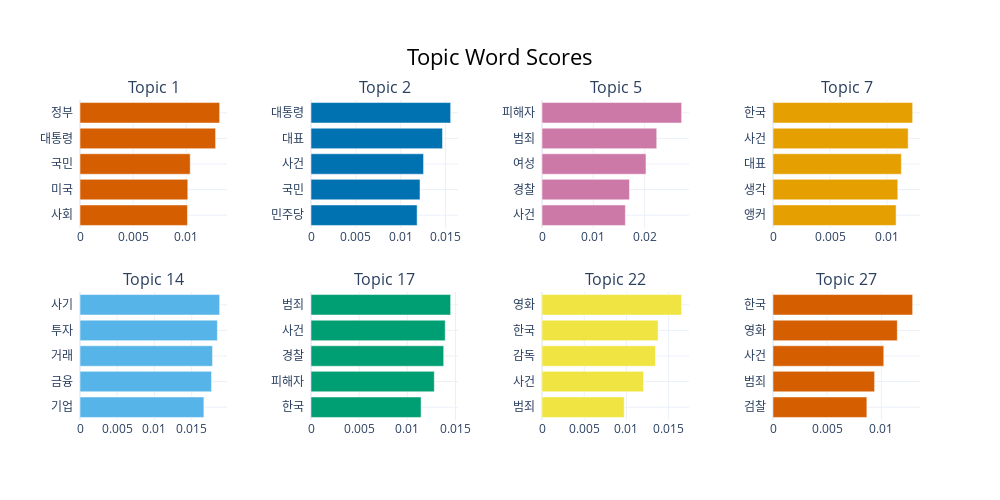

Notebook code cell kept with this figure:
### Code cell
topic_model.visualize_barchart()

### Figure 1 — Plotly figure (JSON) as saved in the notebook; plotly's stock layout.template omitted (floating-point values rounded to 4 significant figures)
{"data": [{"marker": {"color": "#D55E00"}, "orientation": "h", "type": "bar", "x": [0.0101, 0.01014, 0.01036, 0.01275, 0.01313], "xaxis": "x", "y": ["사회  ", "미국  ", "국민  ", "대통령  ", "정부  "], "yaxis": "y"}, {"marker": {"color": "#0072B2"}, "orientation": "h", "type": "bar", "x": [0.01183, 0.01215, 0.01254, 0.01466, 0.01556], "xaxis": "x2", "y": ["민주당  ", "국민  ", "사건  ", "대표  ", "대통령  "], "yaxis": "y2"}, {"marker": {"color": "#CC79A7"}, "orientation": "h", "type": "bar", "x": [0.01625, 0.01705, 0.02026, 0.02236, 0.02721], "xaxis": "x3", "y": ["사건  ", "경찰  ", "여성  ", "범죄  ", "피해자  "], "yaxis": "y3"}, {"marker": {"color": "#E69F00"}, "orientation": "h", "type": "bar", "x": [0.0108, 0.01095, 0.01126, 0.01186, 0.01225], "xaxis": "x4", "y": ["앵커  ", "생각  ", "대표  ", "사건  ", "한국  "], "yaxis": "y4"}, {"marker": {"color": "#56B4E9"}, "orientation": "h", "type": "bar", "x": [0.01663, 0.01766, 0.0178, 0.01845, 0.01875], "xaxis": "x5", "y": ["기업  ", "금융  ", "거래  ", "투자  ", "사기  "], "yaxis": "y5"}, {"marker": {"color": "#009E73"}, "orientation": "h", "type": "bar", "x": [0.01143, 0.0128, 0.01377, 0.01393, 0.0145], "xaxis": "x6", "y": ["한국  ", "피해자  ", "경찰  ", "사건  ", "범죄  "], "yaxis": "y6"}, {"marker": {"color": "#F0E442"}, "orientation": "h", "type": "bar", "x": [0.009738, 0.01203, 0.01344, 0.01375, 0.01654], "xaxis": "x7", "y": ["범죄  ", "사건  ", "감독  ", "한국  ", "영화  "], "yaxis": "y7"}, {"marker": {"color": "#D55E00"}, "orientation": "h", "type": "bar", "x": [0.008665, 0.009379, 0.01023, 0.01148, 0.01289], "xaxis": "x8", "y": ["검찰  ", "범죄  ", "사건  ", "영화  ", "한국  "], "yaxis": "y8"}], "layout": {"annotations": [{"font": {"size": 16}, "showarrow": false, "text": "Topic 1", "x": 0.0875, "xanchor": "center", "xref": "paper", "y": 1, "yanchor": "bottom", "yref": "paper"}, {"font": {"size": 16}, "showarrow": false, "text": "Topic 2", "x": 0.3625, "xanchor": "center", "xref": "paper", "y": 1, "yanchor": "bottom", "yref": "paper"}, {"font": {"size": 16}, "showarrow": false, "text": "Topic 5", "x": 0.6375, "xanchor": "center", "xref": "paper", "y": 1, "yanchor": "bottom", "yref": "paper"}, {"font": {"size": 16}, "showarrow": false, "text": "Topic 7", "x": 0.9125, "xanchor": "center", "xref": "paper", "y": 1, "yanchor": "bottom", "yref": "paper"}, {"font": {"size": 16}, "showarrow": false, "text": "Topic 14", "x": 0.0875, "xanchor": "center", "xref": "paper", "y": 0.4, "yanchor": "bottom", "yref": "paper"}, {"font": {"size": 16}, "showarrow": false, "text": "Topic 17", "x": 0.3625, "xanchor": "center", "xref": "paper", "y": 0.4, "yanchor": "bottom", "yref": "paper"}, {"font": {"size": 16}, "showarrow": false, "text": "Topic 22", "x": 0.6375, "xanchor": "center", "xref": "paper", "y": 0.4, "yanchor": "bottom", "yref": "paper"}, {"font": {"size": 16}, "showarrow": false, "text": "Topic 27", "x": 0.9125, "xanchor": "center", "xref": "paper", "y": 0.4, "yanchor": "bottom", "yref": "paper"}], "height": 500, "hoverlabel": {"bgcolor": "white", "font": {"family": "Rockwell", "size": 16}}, "showlegend": false, "title": {"font": {"color": "Black", "size": 22}, "text": "Topic Word Scores", "x": 0.5, "xanchor": "center", "yanchor": "top"}, "width": 1000, "xaxis": {"anchor": "y", "domain": [0, 0.175], "showgrid": true}, "xaxis2": {"anchor": "y2", "domain": [0.275, 0.45], "showgrid": true}, "xaxis3": {"anchor": "y3", "domain": [0.55, 0.725], "showgrid": true}, "xaxis4": {"anchor": "y4", "domain": [0.825, 1], "showgrid": true}, "xaxis5": {"anchor": "y5", "domain": [0, 0.175], "showgrid": true}, "xaxis6": {"anchor": "y6", "domain": [0.275, 0.45], "showgrid": true}, "xaxis7": {"anchor": "y7", "domain": [0.55, 0.725], "showgrid": true}, "xaxis8": {"anchor": "y8", "domain": [0.825, 1], "showgrid": true}, "yaxis": {"anchor": "x", "domain": [0.6, 1], "showgrid": true}, "yaxis2": {"anchor": "x2", "domain": [0.6, 1], "showgrid": true}, "yaxis3": {"anchor": "x3", "domain": [0.6, 1], "showgrid": true}, "yaxis4": {"anchor": "x4", "domain": [0.6, 1], "showgrid": true}, "yaxis5": {"anchor": "x5", "domain": [0, 0.4], "showgrid": true}, "yaxis6": {"anchor": "x6", "domain": [0, 0.4], "showgrid": true}, "yaxis7": {"anchor": "x7", "domain": [0, 0.4], "showgrid": true}, "yaxis8": {"anchor": "x8", "domain": [0, 0.4], "showgrid": true}}}
